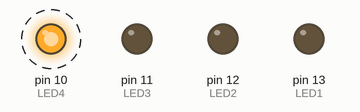
This sketch was run on a simulated Arduino Uno, built with avr-gcc and run on an emulated ATmega328P. Shown: output pins drawn as LEDs (lit = HIGH). Dashed ring = blinking. Random numbers use the default seed unless the sketch sets one.

Above: at 0.2 s.
Timing chart, 0 to 3.0 s (numbered marks = the images above):
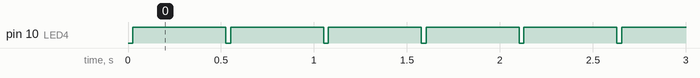

Measured:
- by itself, pin 10 (LED4): alternates HIGH for 0.50 s and LOW for 0.03 s

The sketch:

Blink.ino
```cpp
#define LED1 13
#define BUTTON1 7
#define LED2 12
#define BUTTON2 6
#define LED3 11
#define BUTTON3 5
#define LED4 10
#define BUTTON4 4


// the setup function runs once when you press reset or power the board
void setup()
{
  pinMode(LED1, OUTPUT);
  pinMode(BUTTON1, INPUT);
  pinMode(LED2, OUTPUT);
  pinMode(BUTTON2, INPUT);
  pinMode(LED3, OUTPUT);
  pinMode(BUTTON3, INPUT);
  pinMode(LED4, OUTPUT);
  pinMode(BUTTON4, INPUT);

}
void loop()
{
  int x;
  int ar[31];
  for(x=1; x<32; x++) // array length
  {
    for(int y=0; y<x; y++) // random for each index
    {
      int a=(int)(random()*4+1);
      ar[y]=a;
    }

  }
  if(ar[x]==1) // if int at index x == 1, then turn on led1
    {
      digitalWrite(LED1, HIGH);
      delay(500);
      digitalWrite(LED1,LOW);
    }
    else if(ar[x]==2)
    {
      digitalWrite(LED2, HIGH);
      delay(500);
      digitalWrite(LED2,LOW);
    }
    else if(ar[x]==3)
    {
      digitalWrite(LED3, HIGH);
      delay(500);
      digitalWrite(LED3,LOW);
    }
    else
    {
      digitalWrite(LED4, HIGH);
      delay(500);
      digitalWrite(LED4,LOW);
    }


}
```
